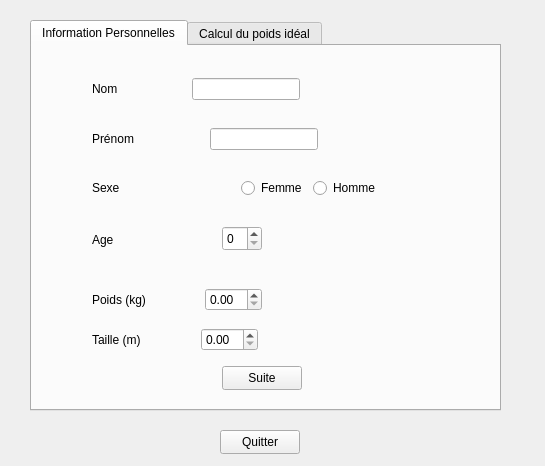
<?xml version="1.0" encoding="UTF-8"?>
<ui version="4.0">
 <class>Widget</class>
 <widget class="QWidget" name="Widget">
  <property name="geometry">
   <rect>
    <x>0</x>
    <y>0</y>
    <width>545</width>
    <height>466</height>
   </rect>
  </property>
  <property name="windowTitle">
   <string>Widget</string>
  </property>
  <widget class="QTabWidget" name="QTabWidget">
   <property name="geometry">
    <rect>
     <x>30</x>
     <y>20</y>
     <width>471</width>
     <height>391</height>
    </rect>
   </property>
   <property name="currentIndex">
    <number>0</number>
   </property>
   <widget class="QWidget" name="tab">
    <attribute name="title">
     <string>Information Personnelles</string>
    </attribute>
    <widget class="QSpinBox" name="spinBoxAge">
     <property name="geometry">
      <rect>
       <x>190</x>
       <y>180</y>
       <width>40</width>
       <height>25</height>
      </rect>
     </property>
    </widget>
    <widget class="QPushButton" name="buttonSuite">
     <property name="geometry">
      <rect>
       <x>190</x>
       <y>320</y>
       <width>80</width>
       <height>24</height>
      </rect>
     </property>
     <property name="text">
      <string>Suite</string>
     </property>
    </widget>
    <widget class="QWidget" name="">
     <property name="geometry">
      <rect>
       <x>60</x>
       <y>30</y>
       <width>208</width>
       <height>26</height>
      </rect>
     </property>
     <layout class="QHBoxLayout" name="horizontalLayout">
      <item>
       <widget class="QLabel" name="nom">
        <property name="text">
         <string>Nom</string>
        </property>
       </widget>
      </item>
      <item>
       <spacer name="horizontalSpacer">
        <property name="orientation">
         <enum>Qt::Horizontal</enum>
        </property>
        <property name="sizeHint" stdset="0">
         <size>
          <width>40</width>
          <height>20</height>
         </size>
        </property>
       </spacer>
      </item>
      <item>
       <widget class="QLineEdit" name="lineEditNom"/>
      </item>
     </layout>
    </widget>
    <widget class="QWidget" name="">
     <property name="geometry">
      <rect>
       <x>60</x>
       <y>80</y>
       <width>226</width>
       <height>26</height>
      </rect>
     </property>
     <layout class="QHBoxLayout" name="horizontalLayout_2">
      <item>
       <widget class="QLabel" name="prenom">
        <property name="text">
         <string>Prénom</string>
        </property>
       </widget>
      </item>
      <item>
       <spacer name="horizontalSpacer_2">
        <property name="orientation">
         <enum>Qt::Horizontal</enum>
        </property>
        <property name="sizeHint" stdset="0">
         <size>
          <width>40</width>
          <height>20</height>
         </size>
        </property>
       </spacer>
      </item>
      <item>
       <widget class="QLineEdit" name="lineEditPrenom"/>
      </item>
     </layout>
    </widget>
    <widget class="QWidget" name="">
     <property name="geometry">
      <rect>
       <x>60</x>
       <y>130</y>
       <width>288</width>
       <height>24</height>
      </rect>
     </property>
     <layout class="QHBoxLayout" name="horizontalLayout_3">
      <item>
       <widget class="QLabel" name="sexe">
        <property name="text">
         <string>Sexe</string>
        </property>
       </widget>
      </item>
      <item>
       <spacer name="horizontalSpacer_3">
        <property name="orientation">
         <enum>Qt::Horizontal</enum>
        </property>
        <property name="sizeHint" stdset="0">
         <size>
          <width>40</width>
          <height>20</height>
         </size>
        </property>
       </spacer>
      </item>
      <item>
       <widget class="QRadioButton" name="radioButtonFemme">
        <property name="text">
         <string>Femme</string>
        </property>
       </widget>
      </item>
      <item>
       <widget class="QRadioButton" name="radioButtonHomme">
        <property name="text">
         <string>Homme</string>
        </property>
       </widget>
      </item>
     </layout>
    </widget>
    <widget class="QWidget" name="">
     <property name="geometry">
      <rect>
       <x>60</x>
       <y>240</y>
       <width>170</width>
       <height>27</height>
      </rect>
     </property>
     <layout class="QHBoxLayout" name="horizontalLayout_5">
      <item>
       <widget class="QLabel" name="poids">
        <property name="text">
         <string>Poids (kg)</string>
        </property>
       </widget>
      </item>
      <item>
       <spacer name="horizontalSpacer_5">
        <property name="orientation">
         <enum>Qt::Horizontal</enum>
        </property>
        <property name="sizeHint" stdset="0">
         <size>
          <width>40</width>
          <height>20</height>
         </size>
        </property>
       </spacer>
      </item>
      <item>
       <widget class="QDoubleSpinBox" name="doubleSpinBoxPoids"/>
      </item>
     </layout>
    </widget>
    <widget class="QWidget" name="">
     <property name="geometry">
      <rect>
       <x>60</x>
       <y>280</y>
       <width>166</width>
       <height>27</height>
      </rect>
     </property>
     <layout class="QHBoxLayout" name="horizontalLayout_6">
      <item>
       <widget class="QLabel" name="taille">
        <property name="text">
         <string>Taille (m)</string>
        </property>
       </widget>
      </item>
      <item>
       <spacer name="horizontalSpacer_6">
        <property name="orientation">
         <enum>Qt::Horizontal</enum>
        </property>
        <property name="sizeHint" stdset="0">
         <size>
          <width>40</width>
          <height>20</height>
         </size>
        </property>
       </spacer>
      </item>
      <item>
       <widget class="QDoubleSpinBox" name="doubleSpinBoxTaille"/>
      </item>
     </layout>
    </widget>
    <widget class="QWidget" name="">
     <property name="geometry">
      <rect>
       <x>60</x>
       <y>180</y>
       <width>120</width>
       <height>27</height>
      </rect>
     </property>
     <layout class="QHBoxLayout" name="horizontalLayout_7">
      <item>
       <layout class="QHBoxLayout" name="horizontalLayout_4">
        <item>
         <widget class="QLabel" name="age">
          <property name="text">
           <string>Age</string>
          </property>
         </widget>
        </item>
        <item>
         <spacer name="horizontalSpacer_4">
          <property name="orientation">
           <enum>Qt::Horizontal</enum>
          </property>
          <property name="sizeHint" stdset="0">
           <size>
            <width>40</width>
            <height>20</height>
           </size>
          </property>
         </spacer>
        </item>
       </layout>
      </item>
     </layout>
    </widget>
   </widget>
   <widget class="QWidget" name="tab_2">
    <attribute name="title">
     <string>Calcul du poids idéal</string>
    </attribute>
    <widget class="QTextEdit" name="textEditMessagePoids">
     <property name="geometry">
      <rect>
       <x>20</x>
       <y>20</y>
       <width>431</width>
       <height>201</height>
      </rect>
     </property>
     <property name="html">
      <string>&lt;!DOCTYPE HTML PUBLIC &quot;-//W3C//DTD HTML 4.0//EN&quot; &quot;http://www.w3.org/TR/REC-html40/strict.dtd&quot;&gt;
&lt;html&gt;&lt;head&gt;&lt;meta name=&quot;qrichtext&quot; content=&quot;1&quot; /&gt;&lt;style type=&quot;text/css&quot;&gt;
p, li { white-space: pre-wrap; }
&lt;/style&gt;&lt;/head&gt;&lt;body style=&quot; font-family:'Ubuntu'; font-size:10pt; font-weight:400; font-style:normal;&quot;&gt;
&lt;p style=&quot;-qt-paragraph-type:empty; margin-top:0px; margin-bottom:0px; margin-left:0px; margin-right:0px; -qt-block-indent:0; text-indent:0px;&quot;&gt;&lt;br /&gt;&lt;/p&gt;&lt;/body&gt;&lt;/html&gt;</string>
     </property>
    </widget>
    <widget class="QPushButton" name="buttonFormuleDevine">
     <property name="geometry">
      <rect>
       <x>80</x>
       <y>230</y>
       <width>311</width>
       <height>24</height>
      </rect>
     </property>
     <property name="text">
      <string>Poids idéal formule de devine</string>
     </property>
    </widget>
    <widget class="QPushButton" name="buttonFormuleLorentz">
     <property name="geometry">
      <rect>
       <x>80</x>
       <y>260</y>
       <width>311</width>
       <height>24</height>
      </rect>
     </property>
     <property name="text">
      <string>Poids idéal formule de lorentz</string>
     </property>
    </widget>
    <widget class="QPushButton" name="ButtonLorentzAge">
     <property name="geometry">
      <rect>
       <x>80</x>
       <y>290</y>
       <width>311</width>
       <height>24</height>
      </rect>
     </property>
     <property name="text">
      <string>Poids idéal formule de lorentz en fonction de l'age</string>
     </property>
    </widget>
   </widget>
  </widget>
  <widget class="QPushButton" name="Quitter">
   <property name="geometry">
    <rect>
     <x>220</x>
     <y>430</y>
     <width>80</width>
     <height>24</height>
    </rect>
   </property>
   <property name="text">
    <string>Quitter</string>
   </property>
  </widget>
 </widget>
 <resources/>
 <connections>
  <connection>
   <sender>Quitter</sender>
   <signal>clicked()</signal>
   <receiver>Widget</receiver>
   <slot>close()</slot>
   <hints>
    <hint type="sourcelabel">
     <x>253</x>
     <y>434</y>
    </hint>
    <hint type="destinationlabel">
     <x>134</x>
     <y>427</y>
    </hint>
   </hints>
  </connection>
 </connections>
</ui>
